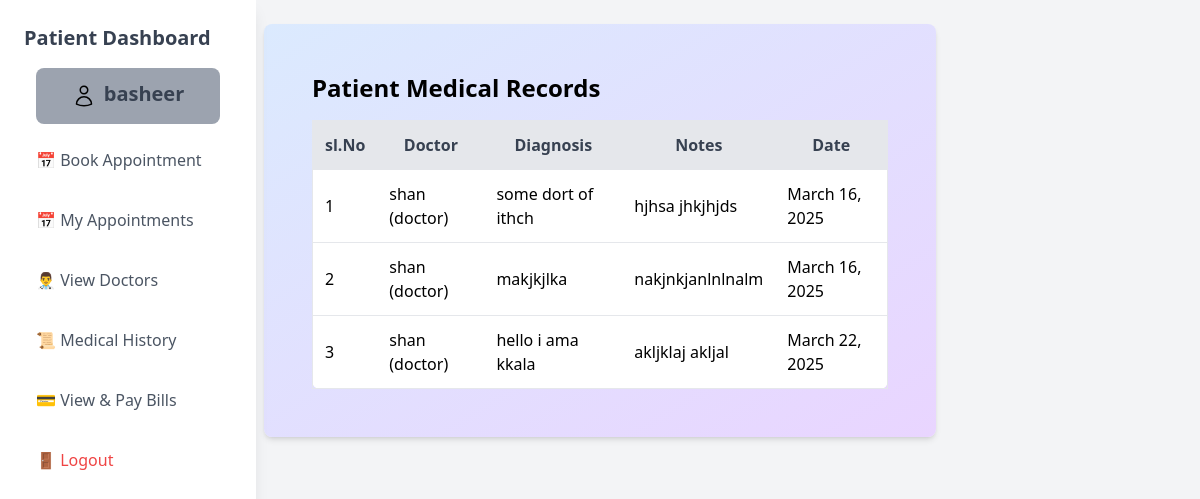
/patient/medicalhistory (signed in), run on the app's committed database.
### core/models.py (models this page shows, shortened)
class User(AbstractUser):
    Role_Choices = [
        ('patient', 'Patient'),
        ('doctor', 'Doctor'),
    ]
    role = models.CharField(max_length=10,choices=Role_Choices, default='')
    groups = models.ManyToManyField(
        "auth.Group",
        related_name="core_users",  # Unique related_name
        blank=True
    )
    user_permissions = models.ManyToManyField(
        "auth.Permission",
        related_name="core_users_permissions",  # Unique related_name
        blank=True
    )
    def __str__(self):
        return f"{self.username} ({self.role})"

class MedicalRecord(models.Model):
    patient = models.ForeignKey(Patient,on_delete=models.CASCADE)
    doctor = models.ForeignKey(Doctor,on_delete=models.CASCADE)
    appointment = models.OneToOneField(Appointment, on_delete=models.CASCADE)
    diagnosis = models.TextField()
    prescription = models.TextField()
    visit_date = models.DateTimeField(auto_now_add=True)

class Doctor(models.Model):
    SPECIALIZATION_CHOICES = [
        ('General Physician', 'General Physician'),
        ('ENT', 'ENT'),
        ('Cardiologist', 'Cardiologist'),
        ('Dermatologist', 'Dermatologist'),
        ('Neurologist', 'Neurologist'),
        ('Pediatrician', 'Pediatrician'),
    ]
    user = models.OneToOneField(User, on_delete=models.CASCADE, related_name='doctor_profile')
    phone = models.CharField(max_length=15, unique=True)
    specialization = models.CharField(max_length=100, choices=SPECIALIZATION_CHOICES)
    department = models.CharField(max_length=100)
    experience = models.IntegerField(help_text="years of experience")
    joining_date = models.DateField(auto_now_add=True)
    is_approved = models.BooleanField(default=False)

class Appointment(models.Model):
    slot_choices = [
        ('Morning','Morning'),
        ('Afternoon','Afternoon'),
        ('Evening','Evening')
    ]
    Appointment_status = [
        ("Scheduled",'Scheduled'),
        ("Completed","Completed"),
        ("Cancelled","Cancelled"),
    ]
    patient = models.ForeignKey(Patient, on_delete=models.CASCADE)
    doctor = models.ForeignKey(Doctor, on_delete=models.CASCADE)
    appointmentdate = models.DateField()
    slot = models.CharField(max_length=20, choices=slot_choices)
    status = models.CharField(max_length=20, choices= Appointment_status, default="Scheduled")
    notes = models.TextField(blank=True,null=True)
    bill = models.BooleanField(default=False)
    class Meta:
         unique_together = ('doctor', 'appointmentdate', 'slot')

### core/views.py (the view)
# urls.py: path('patient/medicalhistory', patientmedicalhistory, name="patientmedicalhistory"),
@login_required
def patientmedicalhistory(request):
    patient = Patient.objects.get(user=request.user)
    medicalhistory = MedicalRecord.objects.filter(patient=patient)
    return render(request,'core/patients/medicalhistory.html',{'records' : medicalhistory})

### core/templates/core/patients/medicalhistory.html (shortened to what this page needs)
{% extends "core/base.html" %}
{% block content %}
<div class="flex min-h-screen bg-gray-100 w-full">
    {% include "core/patientsidebar.html" %}
    <main class="flex-1 p-6">
        <div class=" shadow-md p-6 rounded-lg max-w-2xl mx-auto bg-gradient-to-br from-blue-100 to-purple-200">
            <div class="p-6">
                <h1 class="text-2xl font-bold mb-4">Patient Medical Records</h1>
                <div class="overflow-x-auto">
                    <table class="min-w-full bg-white border rounded-lg">
                        <thead>
                            <tr class="bg-gray-200 text-gray-700">
                                <th class="p-3">sl.No</th>
                                <th class="p-3">Doctor</th>
                                <th class="p-3">Diagnosis</th>
                                <th class="p-3">Notes</th>
                                <th class="p-3">Date</th>
                            </tr>
                        </thead>
                        <tbody>
                            {% for record in records %}
                            <tr class="border-t">
                                <td class="p-3">{{ forloop.counter}}</td>
                                <td class="p-3">{{ record.doctor.user }}</td>
                                <td class="p-3">{{ record.diagnosis }}</td>
                                <td class="p-3">{{ record.prescription }}</td>
                                <td class="p-3">{{ record.appointment.appointmentdate }}</td>
                            </tr>
                            {% empty %}
                            <tr>
                                <td colspan="4" class="p-3 text-center text-gray-500">No medical records available.</td>
                            </tr>
                            {% endfor %}
                        </tbody>
                    </table>
        </div>
    </main>
</div>
{% endblock %}

### core/templates/core/patientsidebar.html (shortened to what this page needs)
<aside class="w-64 bg-white shadow-lg p-6 fixed inset-y-0 left-0 hidden md:block">
    <h2 class="text-xl font-semibold text-gray-700 mb-4">Patient Dashboard</h2>
    <div class="flex flex-row gap-2 bg-gray-400 rounded-lg items-center justify-center m-3"  >
        <h3 class="text-xl pt-3 font-semibold text-gray-700 mb-4">{{user.username}}</h3>
    </div>
    <nav>
        <ul class="space-y-3">
            <li>
                <a href="{% url 'book_appoinment' %}" class="flex items-center p-3 text-gray-600 hover:bg-gray-200 rounded-lg transition-all">
                    📅 Book Appointment
                </a>
            </li>
            <li>
                <a href="{% url 'myappointments' %}" class="flex items-center p-3 text-gray-600 hover:bg-gray-200 rounded-lg transition-all">
                    📅 My Appointments
                </a>
            </li>
            <li>
                <a href="{% url 'doctorslist'%}" class="flex items-center p-3 text-gray-600 hover:bg-gray-200 rounded-lg transition-all">
                    👨‍⚕️ View Doctors
                </a>
            </li>
            <li>
                <a href="{%url 'patientmedicalhistory'  %}" class="flex items-center p-3 text-gray-600 hover:bg-gray-200 rounded-lg transition-all">
                    📜 Medical History
                </a>
            </li>
            <li>
                <a href="{% url 'patientbills'  %}" class="flex items-center p-3 text-gray-600 hover:bg-gray-200 rounded-lg transition-all">
                    💳 View & Pay Bills
                </a>
            </li>
            <li>
                <a href="{% url 'logout'  %}" class="flex items-center p-3 text-red-500 hover:bg-red-100 rounded-lg transition-all">
                    🚪 Logout
                </a>
            </li>
        </ul>
    </nav>
</aside>

### data on the page
User: username "basheer"
MedicalRecord: doctor.user "shan (doctor)", diagnosis "some dort of ithch", prescription "hjhsa jhkjhjds", appointment.appointmentdate "March 16, 2025"
MedicalRecord: doctor.user "shan (doctor)", diagnosis "makjkjlka", prescription "nakjnkjanlnlnalm", appointment.appointmentdate "March 16, 2025"
MedicalRecord: doctor.user "shan (doctor)", diagnosis "hello i ama kkala", prescription "akljklaj akljal", appointment.appointmentdate "March 22, 2025"
